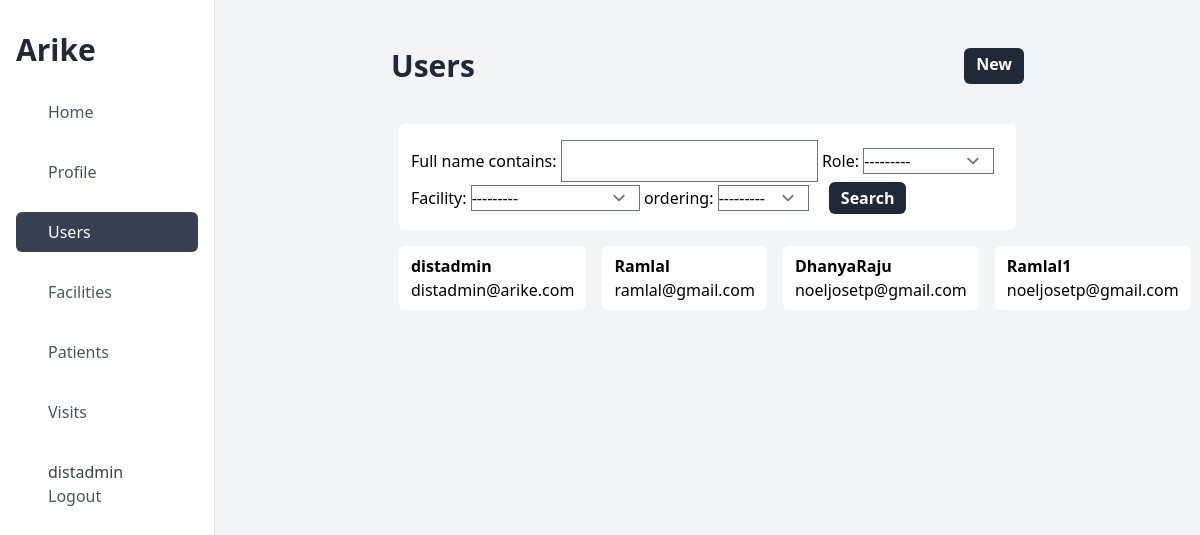
Page /list/users (signed in) on the committed database.
### apps/models.py (models this page shows, shortened)
class CustomUser(AbstractUser):
    full_name = models.CharField(max_length=150, blank=True)
    role = models.CharField(choices=USER_ROLES, max_length=20, blank=False)
    phone = models.CharField(max_length=14, validators=[phone_number_regex])
    is_verified = models.BooleanField(default=False)
    district = models.ForeignKey(
        District, on_delete=models.PROTECT, blank=True, null=True
    )
    facility = models.ForeignKey(
        Facility, on_delete=models.PROTECT, blank=True, null=True
    )
    schedule_alert_time = models.DateTimeField(null=True)
    created_at = models.DateTimeField(auto_now_add=True)
    updated_at = models.DateTimeField(auto_now=True)
    deleted = models.BooleanField(default=False)

### apps/views.py (the view)
# urls.py: path("list/users", UsersListView.as_view()),
class UsersListView(LoginRequiredMixin, UserPermissionMixin, FilterView):
    permission_required = "Secondary Nurse", "District Admin"
    template_name = "User/customuser_list.html"
    context_object_name = "users"
    filterset_class = CustomUserFilter
    def get_queryset(self):
        users = CustomUser.objects.filter(deleted=False)
        return users

### apps/Mixin.py (called while the page is built)
    def has_permission(self):
        perms = self.get_permission_required()
        if self.request.user.role in perms:
            return True
        else:
            return False

### apps/models.py (called while the page is built)
    def __str__(self):
        return self.name

### templates/User/customuser_list.html (shortened to what this page needs)
{% extends "base_dashboard.html" %}
{% block content %}
    <div class="flex justify-between  my-8">
        <h1 class="text-3xl font-bold text-gray-800">Users</h1>
        <a class="bg-gray-800 text-white font-bold text-1xl px-3 py-1 rounded-md text-center" href="/create/user">New</a>
    </div>
    <form class="px-3 py-4 bg-white m-2 rounded-md "method="get">
        {{ filter.form }}
        <button class="bg-gray-800 text-white font-bold text-1xl px-3 py-1 rounded-md text-center mx-4" type="submit">Search</button>
    </form>
    <div id="list_of_users" class="flex wrap">
        {% for user in users %}
            <a class="px-3 py-2 bg-white m-2 rounded-md" href="/detail/user/{{ user.id }}">
                <p class="font-semibold">{{ user.username }}</p>
                <p>{{ user.email }}</p>
            </a>
        {% endfor %}
    </div>
{% endblock content %}

### templates/base_dashboard.html (shortened to what this page needs)
{% load static tailwind_tags %}
<!DOCTYPE html>
<html lang="en">
<head>
    {% tailwind_css %}
    <script src="https://cdn.tailwindcss.com"></script>
</head>
<body>
    <div class="flex">
        <div class="flex flex-col w-64 h-screen px-4 py-8 overflow-y-auto border-r">
        <h2 class="text-3xl font-semibold text-left text-gray-800">Arike</h2>
        <div class="flex flex-col justify-between mt-6">
            <aside>
            <ul>
                <li>
                <a class="flex items-center px-4 py-2 text-gray-600 rounded-md  hover:bg-gray-200 {% if request.path == '/' %} text-white bg-gray-700 {% endif %}" href="/">
                    <span class="mx-4 font-medium">Home</span>
                </a>
                </li>
                <li>
                    <a class="flex items-center px-4 py-2 mt-5 text-gray-600 rounded-md hover:bg-gray-200 {% if '/detail/user/' in request.path %} text-white bg-gray-700 {% endif %}" href="/detail/user/{{ request.user.id }}">
                        <span class="mx-4 font-medium">Profile </span>
                    </a>
                </li>
                {% if request.user.role == "District Admin" %}
                <li>
                <a class="flex items-center px-4 py-2 mt-5 text-gray-600 rounded-md hover:bg-gray-200 {% if '/list/users' in request.path %} text-white bg-gray-700 {% endif %}" href="/list/users">
                    <span class="mx-4 font-medium">Users</span>
                </a>
                </li>
                {% endif %}
                {% if request.user.role == "District Admin" %}
                <li>
                    <a class="flex items-center px-4 py-2 mt-5 text-gray-600 rounded-md hover:bg-gray-200 {% if '/list/facility' in request.path %} text-white bg-gray-700 {% endif %}" href="/list/facility">
                        <span class="mx-4 font-medium">Facilities </span>
                    </a>
                </li>
                {% endif %}
                <li>
                    <a class="flex items-center px-4 py-2 mt-5 text-gray-600 rounded-md hover:bg-gray-200 {% if '/list/patient' in request.path %} text-white bg-gray-700 {% endif %}" href="/list/patient">
                        <span class="mx-4 font-medium">Patients </span>
                    </a>
                </li>
                <li>
                    <a class="flex items-center px-4 py-2 mt-5 text-gray-600 rounded-md hover:bg-gray-200 {% if '/list/visitschedule' in request.path %} text-white bg-gray-700 {% endif %}" href="/list/visitschedule">
                        <span class="mx-4 font-medium">Visits </span>
                    </a>
                </li>
                <li>
                    <a class="flex flex-col items-start px-4 py-2 mt-5 text-gray-600 rounded-md hover:bg-gray-200" href="/logout">
                        <span class="mx-4 text-gray-700 font-medium">{{ request.user }}</span>
                        <span class="mx-4 font-medium">Logout </span>
                    </a>
                </li>
            </ul>
            </aside>
        </div>
        </div>
        <div class="w-screen h-screen p-4  overflow-y-auto bg-gray-100">
        <div class="flex flex-col px-40">
            {% block content %}
            {% endblock content %}
        </div>
    </div>
</body>
</html>

### rows in the picture
CustomUser: user "distadmin", username "distadmin", email "distadmin@arike.com"
CustomUser: username "Ramlal", email "ramlal@gmail.com"
CustomUser: username "DhanyaRaju", email "noeljosetp@gmail.com"
CustomUser: username "Ramlal1", email "noeljosetp@gmail.com"
